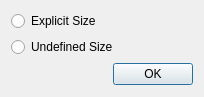
<?xml version="1.0" encoding="UTF-8"?>
<ui version="4.0">
 <class>SizeSQ</class>
 <widget class="QDialog" name="SizeSQ">
  <property name="geometry">
   <rect>
    <x>0</x>
    <y>0</y>
    <width>204</width>
    <height>97</height>
   </rect>
  </property>
  <property name="windowTitle">
   <string>SizeSQ</string>
  </property>
  <layout class="QHBoxLayout" name="horizontalLayout_2">
   <item>
    <layout class="QVBoxLayout" name="verticalLayout_2">
     <item>
      <layout class="QVBoxLayout" name="verticalLayout">
       <item>
        <widget class="QRadioButton" name="radioButtonExplicit">
         <property name="text">
          <string>Explicit Size</string>
         </property>
        </widget>
       </item>
       <item>
        <widget class="QRadioButton" name="radioButtonUndefined">
         <property name="text">
          <string>Undefined Size</string>
         </property>
        </widget>
       </item>
      </layout>
     </item>
     <item>
      <layout class="QHBoxLayout" name="horizontalLayout">
       <item>
        <spacer name="horizontalSpacer">
         <property name="orientation">
          <enum>Qt::Horizontal</enum>
         </property>
         <property name="sizeHint" stdset="0">
          <size>
           <width>40</width>
           <height>20</height>
          </size>
         </property>
        </spacer>
       </item>
       <item>
        <widget class="QPushButton" name="pushButtonOK">
         <property name="text">
          <string>OK</string>
         </property>
        </widget>
       </item>
      </layout>
     </item>
    </layout>
   </item>
  </layout>
 </widget>
 <layoutdefault spacing="6" margin="11"/>
 <resources/>
 <connections>
  <connection>
   <sender>pushButtonOK</sender>
   <signal>clicked()</signal>
   <receiver>SizeSQ</receiver>
   <slot>onOKPressed()</slot>
   <hints>
    <hint type="sourcelabel">
     <x>150</x>
     <y>71</y>
    </hint>
    <hint type="destinationlabel">
     <x>187</x>
     <y>148</y>
    </hint>
   </hints>
  </connection>
 </connections>
 <slots>
  <slot>onOKPressed()</slot>
 </slots>
</ui>
